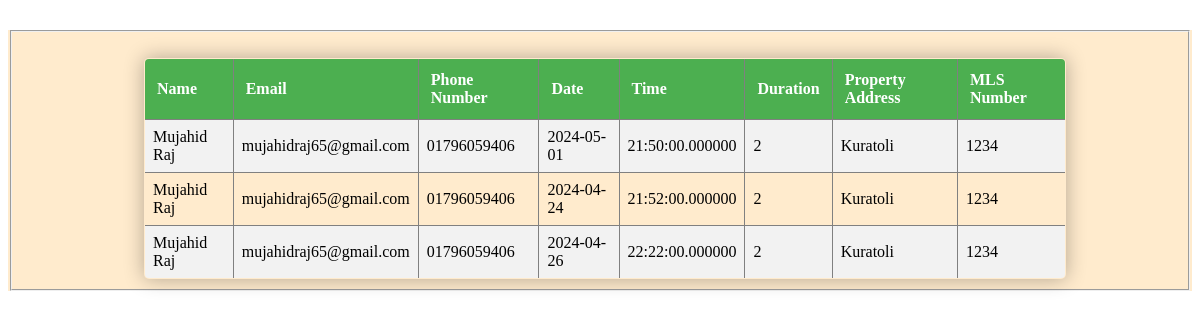
The page /view/appointment_view.php (signed in) on the database its author committed.
### tables this page shows
CREATE TABLE `appointment` (
  `name` varchar(50) NOT NULL,
  `email` varchar(50) NOT NULL,
  `phn_no` varchar(50) NOT NULL,
  `date` date NOT NULL,
  `time` time(6) NOT NULL,
  `duration` varchar(50) NOT NULL,
  `pro_add` varchar(60) NOT NULL,
  `mls_no` varchar(60) NOT NULL
);

### view/appointment_view.php (the view, shortened to what this page needs)
<?php
require '../model/config.php';
$name = $_SESSION["Name"];
$sql = "SELECT * FROM appointment WHERE name = '$name'";
$result = $conn->query($sql);
?>
<!DOCTYPE html>
<html lang="en">
<head>
    <link rel="stylesheet" href="../design/design_appointment.css">
</head>
<body>
<form action="">
    <fieldset>
<?php
if ($result->num_rows > 0) {
    echo "<table border='1'>";
    echo "<tr><th>Name</th><th>Email</th><th>Phone Number</th><th>Date</th><th>Time</th><th>Duration</th><th>Property Address</th><th>MLS Number</th></tr>";
    while ($row = $result->fetch_assoc()) {
        echo "<tr>";
        echo "<td>" . $row["name"] . "</td>";
        echo "<td>" . $row["email"] . "</td>";
        echo "<td>" . $row["phn_no"] . "</td>";
        echo "<td>" . $row["date"] . "</td>";
        echo "<td>" . $row["time"] . "</td>";
        echo "<td>" . $row["duration"] . "</td>";
        echo "<td>" . $row["pro_add"] . "</td>";
        echo "<td>" . $row["mls_no"] . "</td>";
        echo "</tr>";
    }
    echo "</table>";
} else {
    echo "No appointments found for this user.";
}
?>
  </fieldset>
</form>
</body>
</html>

### Design/design_appointment.css (style rules this page uses)
table { width: 80%; border-collapse: collapse; border-radius: 5px; overflow: hidden; box-shadow: 0 0 20px rgba(0, 0, 0, 0.3); margin-top: 20px; margin-left: 120px; }
form { height: 100%; width:100%; background-color: blanchedalmond; }
fieldset { margin-top: 30px; }
th { background-color: #4CAF50; color: white; font-weight: bold; padding: 12px; text-align: left; }
tr:nth-child(even) { background-color: #f2f2f2; }
td { padding: 8px; text-align: left; }

### rows shown on the page
appointment: name "Mujahid Raj", email "mujahidraj65@gmail.com", phn_no "01796059406", date "2024-05-01", time "21:50:00.000000", duration "2", pro_add "Kuratoli", mls_no "1234"
appointment: name "Mujahid Raj", email "mujahidraj65@gmail.com", phn_no "01796059406", date "2024-04-24", time "21:52:00.000000", duration "2", pro_add "Kuratoli", mls_no "1234"
appointment: name "Mujahid Raj", email "mujahidraj65@gmail.com", phn_no "01796059406", date "2024-04-26", time "22:22:00.000000", duration "2", pro_add "Kuratoli", mls_no "1234"
